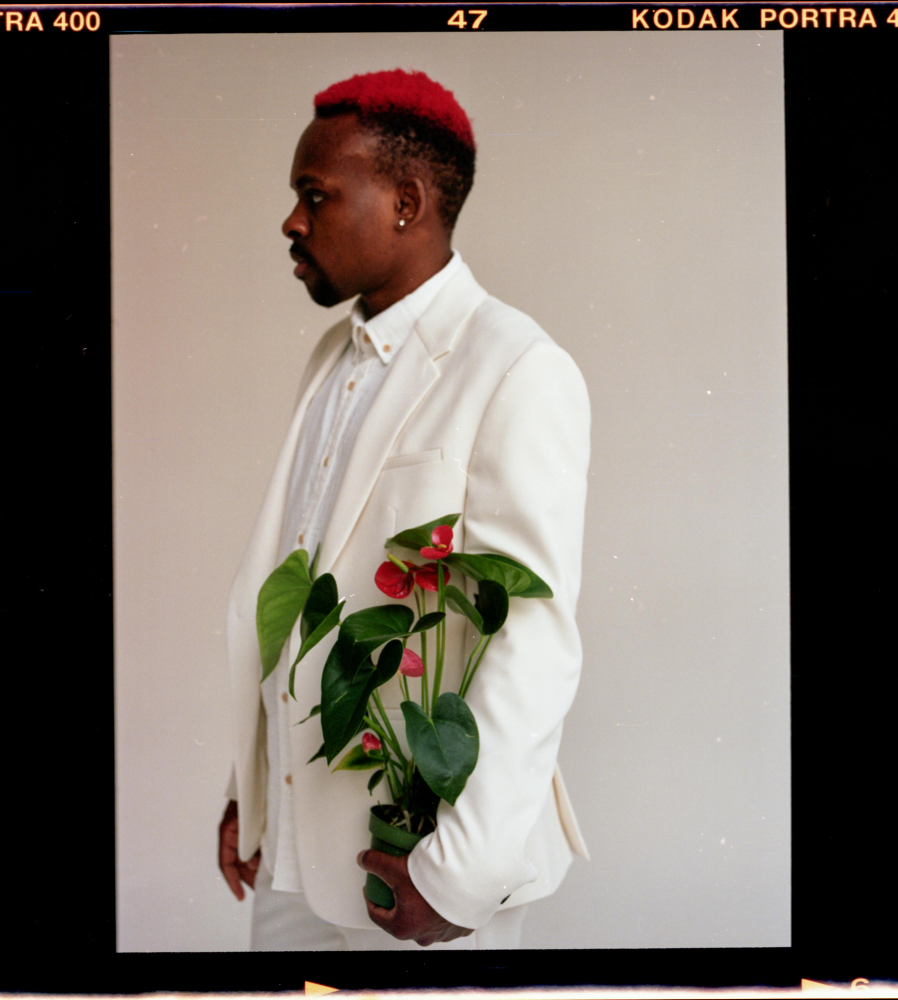
#> input picture paint_by_numbers/test.jpg, 3590 x 4000 px (shown at 1/4 size); its folder holds only this picture in this run
$ python -i subject_detector.py   (imports and definitions only)
#> lines starting #> are read from the running program, lines starting #| are printed output that depends on the picture
### paint_by_numbers/logger.py
"""
Logging configuration for Paint by Numbers Generator
"""

import logging
import sys
from pathlib import Path
from typing import Optional


class ColoredFormatter(logging.Formatter):
    """Custom formatter with colors for console output"""

    COLORS = {
        'DEBUG': '\033[36m',     # Cyan
        'INFO': '\033[32m',      # Green
        'WARNING': '\033[33m',   # Yellow
        'ERROR': '\033[31m',     # Red
        'CRITICAL': '\033[35m',  # Magenta
        'RESET': '\033[0m'
    }

    def format(self, record):
        log_color = self.COLORS.get(record.levelname, self.COLORS['RESET'])
        record.levelname = f"{log_color}{record.levelname}{self.COLORS['RESET']}"
        return super().format(record)


def setup_logger(name: str = "paint_by_numbers",
                 level: int = logging.INFO,
                 log_file: Optional[str] = None,
                 use_colors: bool = True) -> logging.Logger:
    """
    Set up logger with console and optional file handler

    Args:
        name: Logger name
        level: Logging level
        log_file: Optional file path for log file
        use_colors: Use colored output for console

    Returns:
        Configured logger
    """
#> further down, picture is the input picture: shape (4000, 3590, 3); mean B, G, R 108.6, 116.2, 125.5
    logger = logging.getLogger(name)
    logger.setLevel(level)

    # Remove existing handlers
    logger.handlers.clear()

    # Console handler
    console_handler = logging.StreamHandler(sys.stdout)
    console_handler.setLevel(level)

    if use_colors:
        console_format = ColoredFormatter(
            '%(levelname)s - %(message)s'
        )
    else:
        console_format = logging.Formatter(
            '%(levelname)s - %(message)s'
        )

    console_handler.setFormatter(console_format)
    logger.addHandler(console_handler)

    # File handler (if specified)
    if log_file:
        log_path = Path(log_file)
        log_path.parent.mkdir(parents=True, exist_ok=True)

        file_handler = logging.FileHandler(log_file)
        file_handler.setLevel(logging.DEBUG)
        file_format = logging.Formatter(
            '%(asctime)s - %(name)s - %(levelname)s - %(message)s',
            datefmt='%Y-%m-%d %H:%M:%S'
        )
        file_handler.setFormatter(file_format)
        logger.addHandler(file_handler)

    return logger


# Global logger instance
logger = setup_logger()

### paint_by_numbers/utils/opencv.py
"""Utilities for safely accessing the optional OpenCV dependency."""
from __future__ import annotations

import importlib
from types import ModuleType
from typing import Optional

__all__ = ["cv2_available", "get_cv2", "require_cv2", "describe_missing_cv2"]

_CV2_MODULE: Optional[ModuleType] = None
_CV2_ERROR: Optional[BaseException] = None


def _load_cv2() -> Optional[ModuleType]:
    global _CV2_MODULE, _CV2_ERROR

    if _CV2_MODULE is not None:
        return _CV2_MODULE

    if _CV2_ERROR is not None:
        return None

    try:
        _CV2_MODULE = importlib.import_module("cv2")
    except Exception as exc:  # pragma: no cover - exercised only when cv2 missing
        _CV2_ERROR = exc
        return None

    return _CV2_MODULE


# [15 lines left out: function describe_missing_cv2, not called in this run]


def get_cv2(raise_if_missing: bool = False) -> Optional[ModuleType]:
    """Return the OpenCV module if available.

    Args:
        raise_if_missing: When True, raise a RuntimeError if OpenCV cannot be loaded.

    Returns:
        The loaded cv2 module or ``None`` when unavailable and ``raise_if_missing``
        is False.
    """

    module = _load_cv2()

    if module is None and raise_if_missing:
        raise RuntimeError(describe_missing_cv2())

    return module


def require_cv2() -> ModuleType:
    """Return the OpenCV module or raise a descriptive error when missing."""

    module = get_cv2(raise_if_missing=True)
    assert module is not None  # for type-checkers
    return module


# [4 lines left out: function cv2_available, not called in this run]

### paint_by_numbers/intelligence/subject_detector.py
"""
Subject Detection Module - Detects faces and important subjects in images
Inspired by QBRIX's region emphasis approach

This module automatically detects:
- Human faces
- Pet faces (dogs, cats)
- Salient/important regions
- Center-weighted fallback
"""

import numpy as np
from typing import Dict, List, Tuple, Optional
from pathlib import Path

try:
    from paint_by_numbers.logger import logger
    from paint_by_numbers.utils.opencv import require_cv2
except ImportError:
    import sys
    sys.path.insert(0, str(Path(__file__).parent.parent))
    from logger import logger
    from utils.opencv import require_cv2


class SubjectRegion:
    """Represents a detected subject region (face, pet, etc.)"""

    def __init__(self, x: int, y: int, width: int, height: int,
                 confidence: float, subject_type: str):
        """
        Initialize subject region

        Args:
            x: Top-left x coordinate
            y: Top-left y coordinate
            width: Region width
            height: Region height
            confidence: Detection confidence (0-1)
            subject_type: 'face', 'pet', 'salient', 'center'
        """
        self.x = x
        self.y = y
        self.width = width
        self.height = height
        self.confidence = confidence
        self.subject_type = subject_type

    def get_bbox(self) -> Tuple[int, int, int, int]:
        """Get bounding box (x, y, width, height)"""
        return (self.x, self.y, self.width, self.height)

    def get_center(self) -> Tuple[int, int]:
        """Get center point"""
        return (self.x + self.width // 2, self.y + self.height // 2)

    def expand(self, factor: float = 1.3) -> 'SubjectRegion':
        """
        Expand region by factor (e.g., 1.3 = 30% larger)
        Useful for including context around face
        """
        new_w = int(self.width * factor)
        new_h = int(self.height * factor)
        new_x = max(0, self.x - (new_w - self.width) // 2)
        new_y = max(0, self.y - (new_h - self.height) // 2)

        return SubjectRegion(new_x, new_y, new_w, new_h,
                            self.confidence, self.subject_type)

    # [10 lines left out: function to_dict, not called in this run]


class SubjectDetector:
    """Detects faces and important subjects in images"""

    def __init__(self):
        """Initialize detector with cascade classifiers"""
        self.cv2 = require_cv2()
        self.face_cascade = None
        self.eye_cascade = None
        self._load_cascades()

    def _load_cascades(self):
        """Load OpenCV cascade classifiers for face detection"""
        try:
            # Load Haar cascades for face detection
            cascade_path = Path(self.cv2.data.haarcascades)

            face_cascade_file = cascade_path / 'haarcascade_frontalface_default.xml'
            eye_cascade_file = cascade_path / 'haarcascade_eye.xml'

            if face_cascade_file.exists():
                self.face_cascade = self.cv2.CascadeClassifier(str(face_cascade_file))
                logger.info("Face cascade loaded successfully")

            if eye_cascade_file.exists():
                self.eye_cascade = self.cv2.CascadeClassifier(str(eye_cascade_file))
                logger.info("Eye cascade loaded successfully")

        except Exception as e:
            logger.warning(f"Could not load face cascades: {e}")

    def detect_faces(self, image: np.ndarray,
                     min_size: Tuple[int, int] = (60, 60)) -> List[SubjectRegion]:
        """
        Detect human faces using Haar cascades with improved QBRIX-quality thresholds

        Args:
            image: Input image (BGR)
            min_size: Minimum face size (lowered to 60x60 for better detection)

        Returns:
            List of detected face regions
        """
#> called with min_size = (60, 60)
        if self.face_cascade is None:
            logger.warning("Face cascade not loaded, skipping face detection")
            return []

        # Convert to grayscale for detection
        gray = self.cv2.cvtColor(image, self.cv2.COLOR_BGR2GRAY)
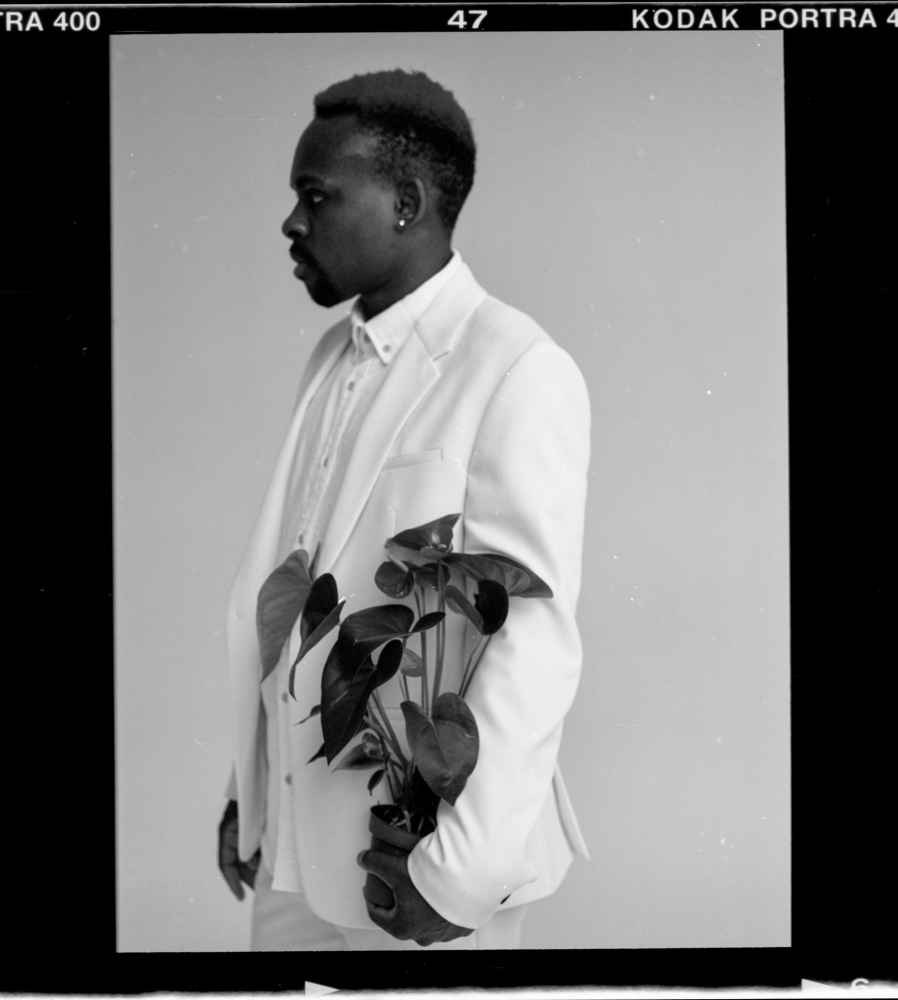
#> gray: shape (4000, 3590) (shown at 1/4 size); min 0, max 255, mean 118.1

        # Apply histogram equalization for better detection in varying lighting
        gray = self.cv2.equalizeHist(gray)
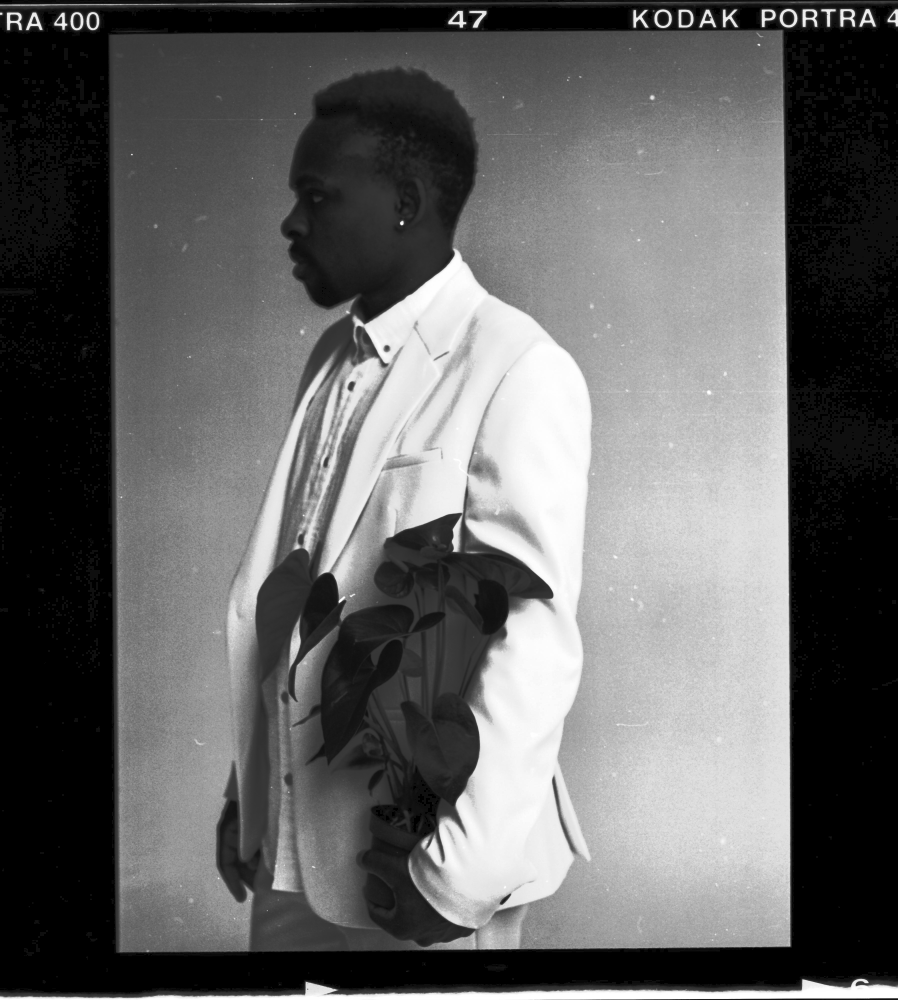
#> gray: shape (4000, 3590) (shown at 1/4 size); min 0, max 255, mean 99.1

        # Detect faces with improved parameters
        faces = self.face_cascade.detectMultiScale(
            gray,
            scaleFactor=1.08,  # More thorough search (was 1.1)
            minNeighbors=4,    # Slightly more lenient (was 5) for better recall
            minSize=min_size,
            flags=self.cv2.CASCADE_SCALE_IMAGE
        )
#> faces = [[1181, 1988, 71, 71], [1137, 1287, 142, 142], [1206, 1803, 154, 154], [1095, 2097, 173, 173]]

        detected = []
        h_img, w_img = image.shape[:2]
#> h_img = 4000; w_img = 3590

        for (x, y, w, h) in faces:
            # Calculate face position and size metrics for confidence scoring
            face_area = w * h
            image_area = w_img * h_img
            face_ratio = face_area / image_area

            # Check if face is reasonably centered (within middle 80% of image)
            center_x = x + w / 2
            center_y = y + h / 2
            is_centered = (0.2 * w_img < center_x < 0.8 * w_img and
                          0.2 * h_img < center_y < 0.8 * h_img)

            # Base confidence based on face size
            if face_ratio > 0.15:  # Large face (>15% of image)
                confidence = 0.85
            elif face_ratio > 0.08:  # Medium face (8-15%)
                confidence = 0.80
            else:  # Small face (<8%)
                confidence = 0.75

            # Boost confidence if eyes detected
            if self.eye_cascade is not None:
                face_roi = gray[y:y+h, x:x+w]
                eyes = self.eye_cascade.detectMultiScale(face_roi, minSize=(15, 15))
                if len(eyes) >= 2:
                    confidence = min(0.98, confidence + 0.15)  # High confidence with eyes
                elif len(eyes) == 1:
                    confidence = min(0.90, confidence + 0.08)  # Moderate boost

            # Boost confidence if face is well-centered
            if is_centered:
                confidence = min(0.99, confidence + 0.05)

            region = SubjectRegion(x, y, w, h, confidence, 'face')
            detected.append(region)
#> this loop made 4 passes
#> (x, y, w, h, face_area, face_ratio, center_x, center_y) on passes 1 to 4: (1181, 1988, 71, 71, 5041, 0.000351, 1216.5, 2023.5), (1137, 1287, 142, 142, 20164, 0.0014, 1208, 1358), (1206, 1803, 154, 154, 23716, 0.00165, 1283, 1880), (1095, 2097, 173, 173, 29929, 0.00208, 1181.5, 2183.5)
#> pass 1, in detect_faces, `face_roi = gray[y:y+h, x:x+w]`:
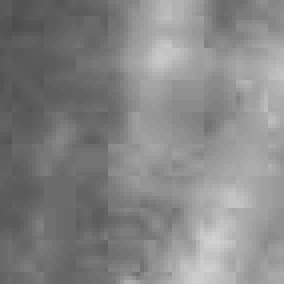
#> face_roi: shape (71, 71) (shown 4 times larger); min 76, max 209, mean 133.3
#> pass 2, in detect_faces, `face_roi = gray[y:y+h, x:x+w]`:
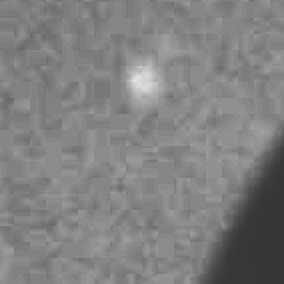
#> face_roi: shape (142, 142) (shown 2 times larger); min 54, max 224, mean 127.9
#> pass 3, in detect_faces, `face_roi = gray[y:y+h, x:x+w]`:
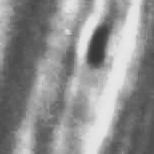
#> face_roi: shape (154, 154); min 55, max 233, mean 143.3
#> after the loop:
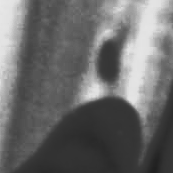
#> face_roi: shape (173, 173); min 32, max 232, mean 106.9
#> after the loop, detected = 4 items

        logger.info(f"Detected {len(detected)} faces with confidence scores")
#| [32mINFO[0m - Detected 4 faces with confidence scores
        return detected

    # [110 lines left out: functions detect_salient_region, get_center_region, not called in this run]

    def detect_best_subject(self, image: np.ndarray,
                           expand_faces: bool = True,
                           expansion_factor: float = 1.5) -> SubjectRegion:
        """
        Detect the best subject region using multiple methods
        Priority: Faces > Salient regions > Center region

        Args:
            image: Input image (BGR)
            expand_faces: Expand detected faces to include context
            expansion_factor: How much to expand faces

        Returns:
            Best detected subject region
        """
        logger.info("Detecting best subject region...")

        # Try face detection first
        faces = self.detect_faces(image)
#> faces = 4 items

        if faces:
            # Use largest/most confident face
            best_face = max(faces, key=lambda f: f.width * f.height * f.confidence)

            if expand_faces:
                # Expand to include shoulders/context
                h, w = image.shape[:2]
#> h = 4000; w = 3590
                expanded = best_face.expand(expansion_factor)
#> in expand, `new_w = int(self.width * factor)`: new_w = 259
#> in expand, `new_x = max(0, self.x - (new_w - self.width) // 2)`: new_x = 1052
#> in expand, `new_y = max(0, self.y - (new_h - self.height) // 2)`: new_y = 2054
                # Clamp to image bounds
                expanded.x = max(0, expanded.x)
                expanded.y = max(0, expanded.y)
                expanded.width = min(w - expanded.x, expanded.width)
                expanded.height = min(h - expanded.y, expanded.height)

                logger.info(f"Using expanded face region (expanded by {expansion_factor}x)")
                return expanded

            logger.info("Using detected face region")
            return best_face

        # Try saliency detection
        salient = self.detect_salient_region(image)
        if salient:
            logger.info("Using salient region")
            return salient

        # Fallback to center
        logger.info("No faces/salient regions found, using center region")
        return self.get_center_region(image)

    # [93 lines left out: functions create_emphasis_mask, visualize_detection, detect_subject, not called in this run]

>>> import cv2
>>> picture = cv2.imread('../test.jpg')
>>> result = SubjectDetector().detect_best_subject(picture)
